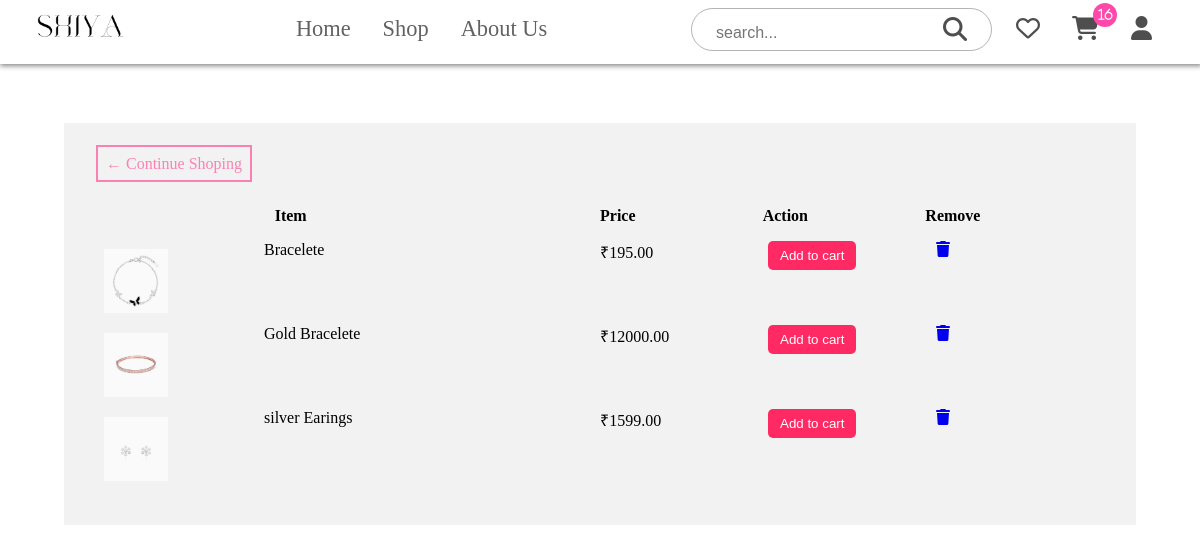
The page /wishlist/ (signed in) on the database as committed earlier.
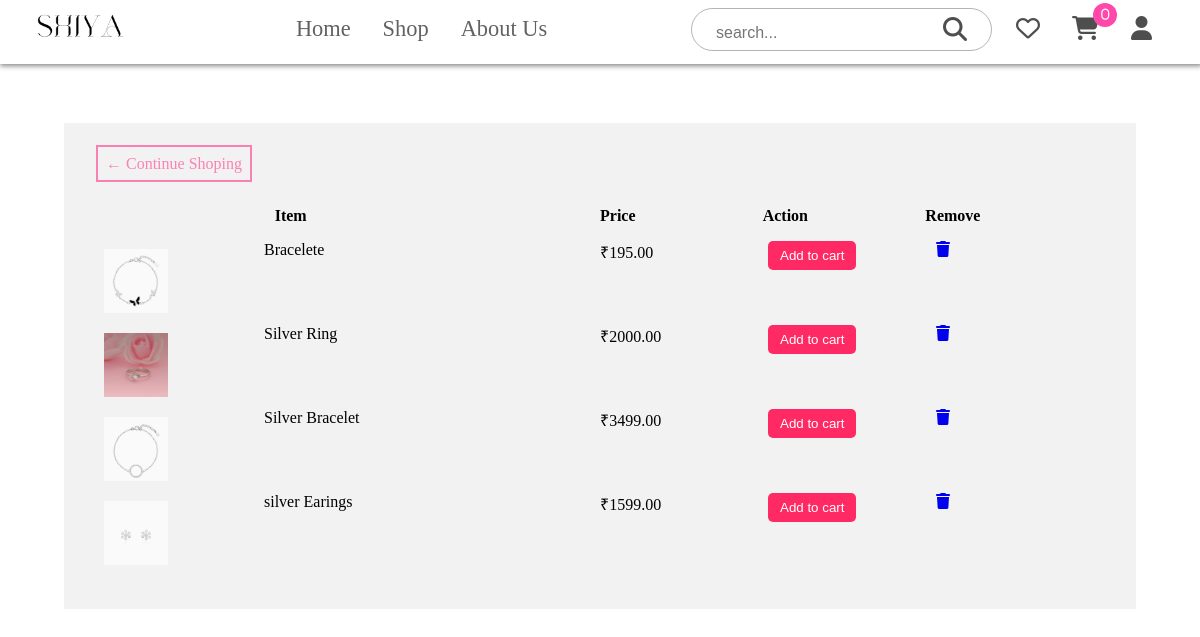
The same page on the database as committed later.
### core/models.py (models this page shows, shortened)
class Product(models.Model):
    name = models.CharField(max_length=200)
    price = models.DecimalField(max_digits=7, decimal_places=2)
    image = models.ImageField(null=True, blank=True)
    category = models.ForeignKey(
        Category, on_delete=models.CASCADE, null=True, blank=True
    )
    material = models.CharField(max_length=100, null=True, blank=True)
    description = models.TextField(max_length=200, null=True, blank=True)
    occasion = models.CharField(max_length=100, null=True, blank=True)
    def imageURL(self):
        try:
            url = self.image.url
        except:
            url = ""
        return url

### core/views.py (the view)
# urls.py: path("wishlist/", wishlist, name="wishlist"),
@login_required
def wishlist(request):
    data = cartData(request)
    cartItems = data["cartItems"]
    wishlist, created = Wishlist.objects.get_or_create(user=request.user)
    products = wishlist.products.all()
    return render(
        request,
        "core/wishlist.html",
        {"wishlist": wishlist, "products": products, "cartItems": cartItems},
    )

### core/models.py (called while the page is built)
    @property
    def get_cart_items(self):
        orderitems = self.orderitem_set.all()
        total = sum([item.quantity for item in orderitems])
        return total

### core/utils.py (called while the page is built)
def cartData(request):
    if request.user.is_authenticated:
        customer = request.user.customer
        order,created = Order.objects.get_or_create(customer=customer, complete=False)
        items = order.orderitem_set.all()
        cartItems = order.get_cart_items
    else:
        cookieData=cookieCart(request)
        items=cookieData['items']
        order=cookieData['order']
        cartItems=cookieData['cartItems']
    return {'cartItems':cartItems,'order':order,'items':items}

### templates/core/wishlist.html (shortened to what this page needs)
{% extends 'core/main.html' %}
{% load static %}
{% block content %}
<h2>Wishlist</h2>
<div class="wishlist">
    <a class="btn" href="{% url 'store' %}">&#x2190; Continue Shoping</a>
    <br>
    <br>
    <div class="col">
        <div class="cart-row">
            <div style="flex:1"></div>
            <div style="flex:2"><strong>Item</strong></div>
            <div style="flex:1"><strong>Price</strong></div>
            <div style="flex:1"><strong>Action</strong></div>
            <div style="flex:1"><strong>Remove</strong></div>
        </div>
        {% if products %}
        <ul>
            {% for product in products %}
            <div class="row">
                <div style="flex:1"><img class="row-img" src="{{product.imageURL}}"></div>
                <div style="flex:2">{{ product.name }} </div>
                <div style="flex:1">&#8377;{{ product.price }}</div>
                <div style="flex:1">
                    <a href="{% url 'remove_from_wishlist' product.id %}"><button data-product={{product.id}}
                            data-action="add" class="update-cart">Add to cart</button>
                    </a>
                </div>
                <div style="flex:1">
                    <a href="{% url 'remove_from_wishlist' product.id %}"><i class="fa-solid fa-trash"></i></a>
                </div>
            </div>
            {% endfor %}
        </ul>
        {% else %}
        <p>Your wishlist is empty.</p>
        {% endif %}
    </div>
</div>
{% endblock %}

Rows that differ between the two databases and show on the page:
no longer on this page (row edited): Product: imageURL (picture), name "Gold Bracelete", price "12000.00"
now on this page (row edited): Product: imageURL (picture), name "Silver Ring", price "2000.00"
now on this page (row edited): Product: imageURL (picture), name "Silver Bracelet", price "3499.00"
Other text that changed with them:
{{ cartItems }}: "16" → "0"
